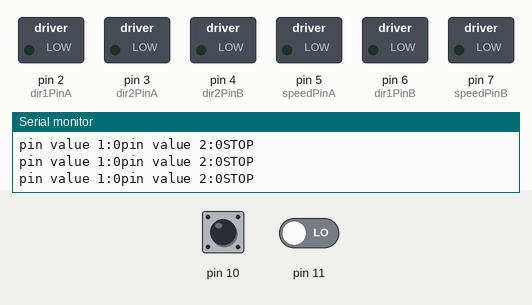
A sketch run on a simulated Arduino Uno, built with avr-gcc and run on an emulated ATmega328P. Parts: switched loads named in the sketch (green lamp = pin HIGH), the last lines printed to the serial monitor. Dashed ring = blinking. Inputs (shaded band) come from the test bench; at power-on: pin 10 LOW, pin 11 LOW.

Above: at 1.2 s.
1.3 s: pin 10 driven HIGH
At 2.3 s:
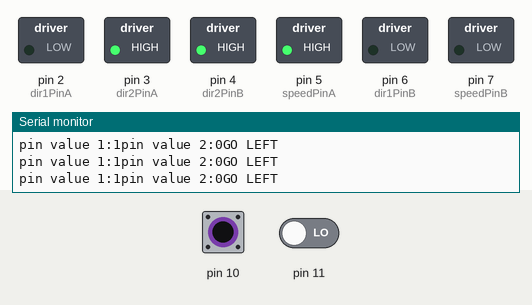
2.8 s: pin 11 driven HIGH
At 3.3 s:
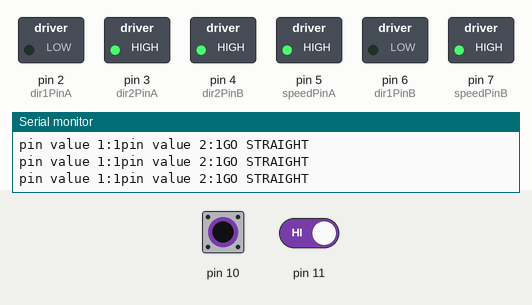
4.3 s: pin 10 driven LOW
At 5.6 s:
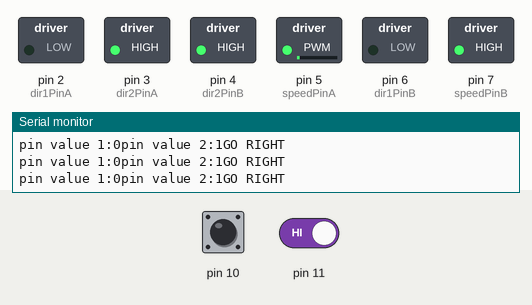
6.3 s: pin 10 driven HIGH
At 6.6 s:
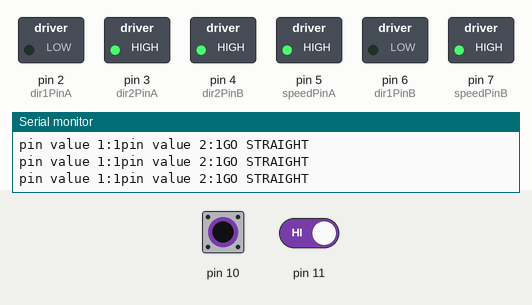
7.8 s: pin 11 driven LOW
At 8.8 s:
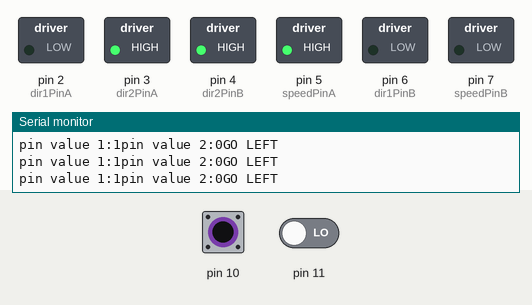
9.3 s: pin 10 pulsed LOW 2 times (0.12 s each, 0.3 s apart)
At 9.55 s:
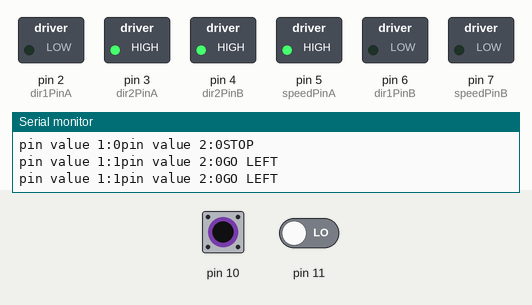
Timing chart, 0 to 12.3 s (numbered marks = the images above; inputs shaded):
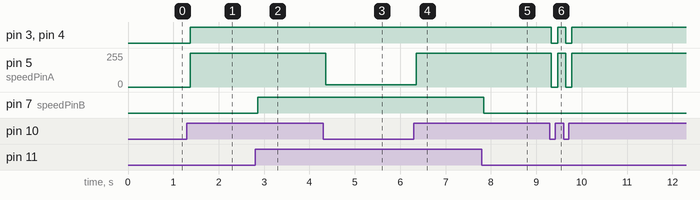

Measured:
- after the input at 1.3 s, pin 3 (dir2PinA), pin 4 (dir2PinB): LOW → HIGH after 0.07 s; pin 5 (speedPinA): 0/255 → 255/255 after 0.07 s
- after the input at 2.8 s, pin 7 (speedPinB): LOW → HIGH after 0.06 s
- after the input at 4.3 s, pin 5 (speedPinA): 255/255 → 16/255 after 0.06 s
- after the input at 6.3 s, pin 5 (speedPinA): 16/255 → 255/255 after 0.05 s
- after the input at 7.8 s, pin 7 (speedPinB): HIGH → LOW after 0.05 s
- after the input at 9.3 s, pin 3 (dir2PinA), pin 4 (dir2PinB): alternates HIGH for 0.18 s and LOW for 0.14 s, 4 changes in all, then stays HIGH, starting at once; pin 5 (speedPinA): alternates 255/255 for 0.18 s and 0/255 for 0.14 s, 4 changes in all, then stays 255/255, starting at once

The sketch:

phase_2_motorside_REVAMPED.ino
```cpp
// Motor 1
int dir1PinA = 2;
int dir2PinA = 3;
int speedPinA = 5; // Needs to be a PWM pin to be able to control motor speed

// Motor 2
int dir1PinB = 6;
int dir2PinB = 4;
int speedPinB = 7; // Needs to be a PWM pin to be able to control motor speed
long pinvalue1,pinvalue2;
void setup() {  // Setup runs once per reset
// initialize serial communication @ 9600 baud:
Serial.begin(9600);

//Define L298N Dual H-Bridge Motor Controller Pins

pinMode(dir1PinA,OUTPUT);
pinMode(dir2PinA,OUTPUT);
pinMode(speedPinA,OUTPUT);
pinMode(dir1PinB,OUTPUT);
pinMode(dir2PinB,OUTPUT);
pinMode(speedPinB,OUTPUT);
pinMode(10,INPUT);
pinMode(11,INPUT);

}

void loop() {

pinvalue1=digitalRead(10);
pinvalue2=digitalRead(11);
Serial.print("pin value 1:");
Serial.print(pinvalue1);
Serial.print("pin value 2:");
Serial.print(pinvalue2);

if (pinvalue1== HIGH && pinvalue2== HIGH)
{
  Serial.println("GO STRAIGHT");
analogWrite(speedPinA, 255);//Sets speed variable via PWM
digitalWrite(dir1PinA, LOW);
digitalWrite(dir2PinA, HIGH);
analogWrite(speedPinB, 255);
digitalWrite(dir1PinB, LOW);
digitalWrite(dir2PinB, HIGH);
}

else if (pinvalue1== HIGH && pinvalue2== LOW)
{
  Serial.println("GO LEFT");
analogWrite(speedPinA, 255);//Sets speed variable via PWM
digitalWrite(dir1PinA, LOW);
digitalWrite(dir2PinA, HIGH);
analogWrite(speedPinB, 16);
digitalWrite(dir1PinB, LOW);
digitalWrite(dir2PinB, HIGH);
}

else if (pinvalue1== LOW && pinvalue2== HIGH)
{
  Serial.println("GO RIGHT");
analogWrite(speedPinA, 16);
digitalWrite(dir1PinA, LOW);
digitalWrite(dir2PinA, HIGH);
analogWrite(speedPinB, 255);
digitalWrite(dir1PinB, LOW);
digitalWrite(dir2PinB, HIGH);
}

else if (pinvalue1== LOW && pinvalue2== LOW)
{
  Serial.println("STOP");
analogWrite(speedPinA, 0);
digitalWrite(dir1PinA, LOW);
digitalWrite(dir2PinA, LOW);
analogWrite(speedPinB, 0);
digitalWrite(dir1PinB, LOW);
digitalWrite(dir2PinB, LOW);
}

      }
```
